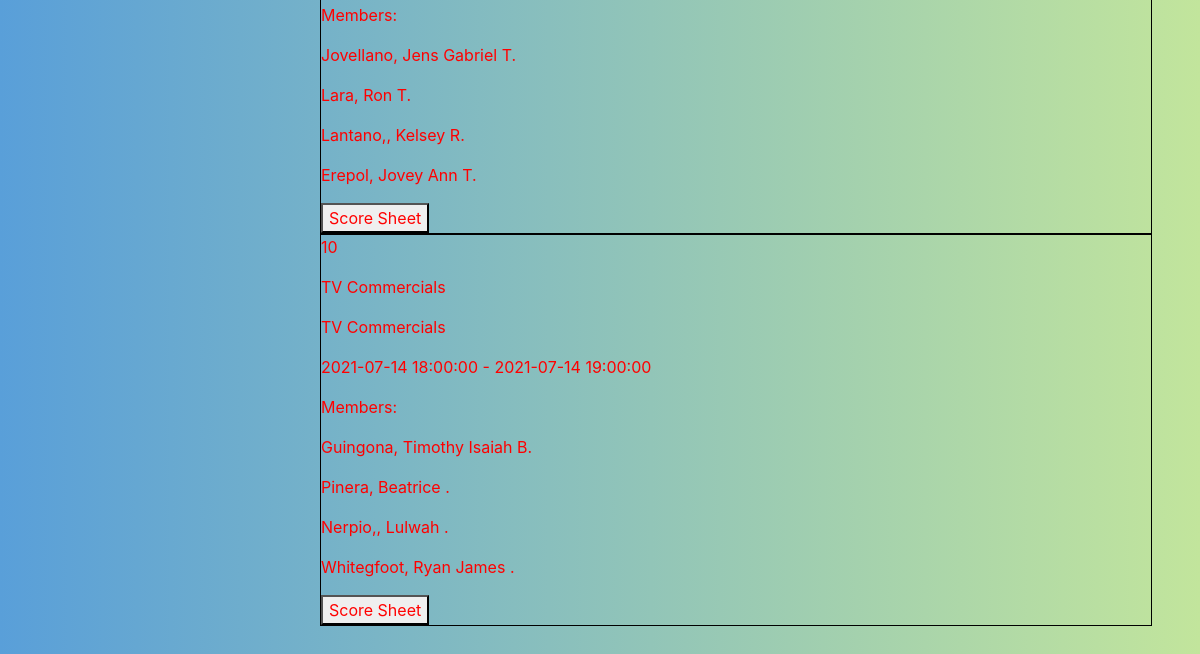
Page /user_home/ (signed in, lower part) on the earlier database version.
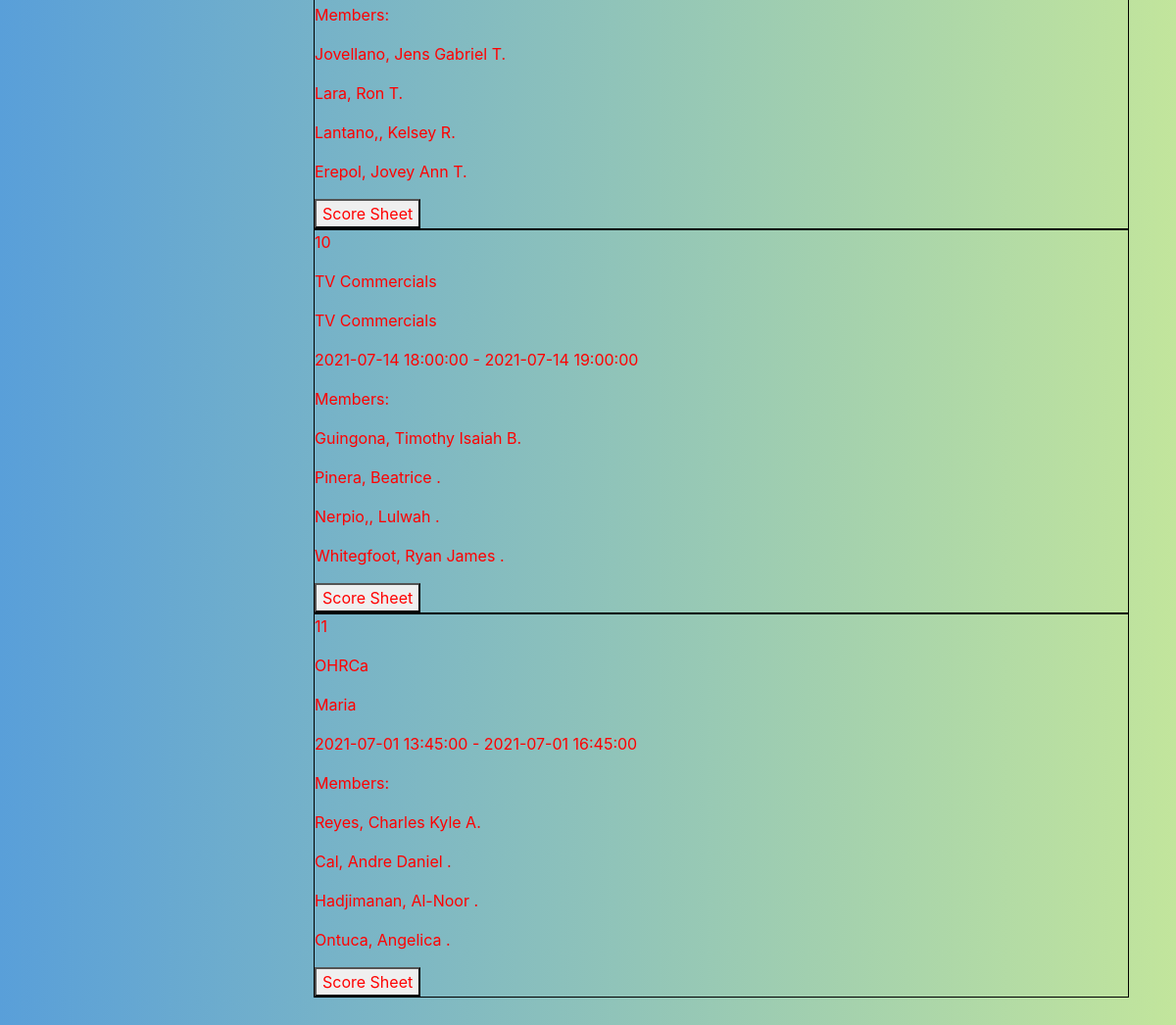
Same page on the later database version.
### website/models.py (models this page shows)
class Defense(db.Model):
    id            = db.Column(db.Integer, primary_key=True)
    group_id      = db.Column(db.Integer, db.ForeignKey('group.id'))
    head_panel_id = db.Column(db.Integer, db.ForeignKey('panelist.id'))
    start_date    = db.Column(db.DateTime)
    end_date      = db.Column(db.DateTime)
    paneling      = db.relationship(
        'Panelist',
        secondary=defense_panel_score,
        backref=db.backref('defenses')
    )

class Student(db.Model):
    stud_no    = db.Column(db.Integer, primary_key=True)
    last_name  = db.Column(db.String(150), nullable=False)
    first_name = db.Column(db.String(150), nullable=False)
    middle_in  = db.Column(db.String(10))
    group_id   = db.Column(db.Integer, db.ForeignKey('group.id'))

class Group(db.Model):
    id            = db.Column(db.Integer, primary_key=True)
    name          = db.Column(db.String(150), nullable=False)
    project_title = db.Column(db.String(150), nullable=False)
    program       = db.Column(db.String(150), nullable=False)
    members       = db.relationship('Student', backref='group', uselist=True)
    defenses      = db.relationship('Defense', backref='group', uselist=True)

### website/user.py (the view)
@user.route("/user_home/")
@login_required
def user_home():
    return render_template("home_u.html", user=current_user)

### website/__init__.py (called while the page is built)
def create_app():
    app = Flask(__name__)
    app.config['SECRET_KEY'] = 'hjshjhdjah kjshkjdhjs'
    app.config['SQLALCHEMY_DATABASE_URI'] = f'sqlite:///{DB_NAME}'
    db.init_app(app)
    from .admin import admin
    from .auth import auth
    from .user import user
    app.register_blueprint(auth, url_prefix='/')
    app.register_blueprint(admin, url_prefix='/')
    app.register_blueprint(user, url_prefix='/')
    from .models import Panelist, Master
    create_database(app)
    login_manager = LoginManager()
    login_manager.login_view = 'auth.login'
    login_manager.init_app(app)
    @login_manager.user_loader
    def load_user(username):
        if username == 'admin':
            return Master.query.filter_by(username=username).first()
        return Panelist.query.filter_by(username=username).first()
    return app

### website/templates/user/home_u.html (shortened to what this page needs)
{% extends "base_user.html" %}
{% block content %}
    <div class='display_grid'>
        {% for defense in user.defenses %}
            <div class='box'>
                <p>{{ defense.id }}</p>
                <p>{{ defense.group.name }}</p>
                <p>{{ defense.group.project_title }}</p>
                <p>{{ defense.start_date }} - {{ defense.end_date }}</p>
                <p>Members:</p>
                {% for member in defense.group.members %}
                    <p>{{ member.last_name }}, {{ member.first_name }} {{ member.middle_in }}.</p>
                {% endfor%}
                <a href="">
                    <button>Score Sheet</button>
                </a>
            </div>
        {% endfor %}
    </div>
{% endblock %}

### website/templates/user/base_user.html (shortened to what this page needs)
<html>
    <head>
        <link rel="stylesheet" href="https://stackpath.bootstrapcdn.com/bootstrap/4.3.1/css/bootstrap.min.css">
        <link rel='stylesheet' href="{{ url_for('static', filename ='user/user.css') }}">
    </head>
    <body>
        <div class="page-content p-5" id="content">
            {% block content %}
            {% endblock %}
        </div>
    </body>
</html>

### website/static/user/user.css (style rules this page uses)
body { color: blue; }
* { color: red; }
.page-content { width: calc(100% - 17rem); margin-left: 17rem; transition: all 0.4s; }
body { background: #599fd9; background: -webkit-linear-gradient(to right, #599fd9, #c2e59c); background: linear-gradient(to right, #599fd9, #c2e59c); min-height: 100vh; overflow-x: hidden; }
.box { border: 1px; border-color: black; border-style: solid; }
.display_grid { position: relative; margin-top: 100px; }

Differences in the rows shown:
added Defense: id "11", group.name "OHRCa", group.project_title "Maria", start_date "2021-07-01 13:45:00", end_date "2021-07-01 16:45:00"
now on this page (row unchanged): Student: last_name "Reyes", first_name "Charles Kyle", middle_in "A", shown under "11"
now on this page (row unchanged): Student: last_name "Cal", first_name "Andre Daniel", shown under "11"
now on this page (row unchanged): Student: last_name "Hadjimanan", first_name "Al-Noor", shown under "11"
now on this page (row unchanged): Student: last_name "Ontuca", first_name "Angelica", shown under "11"
